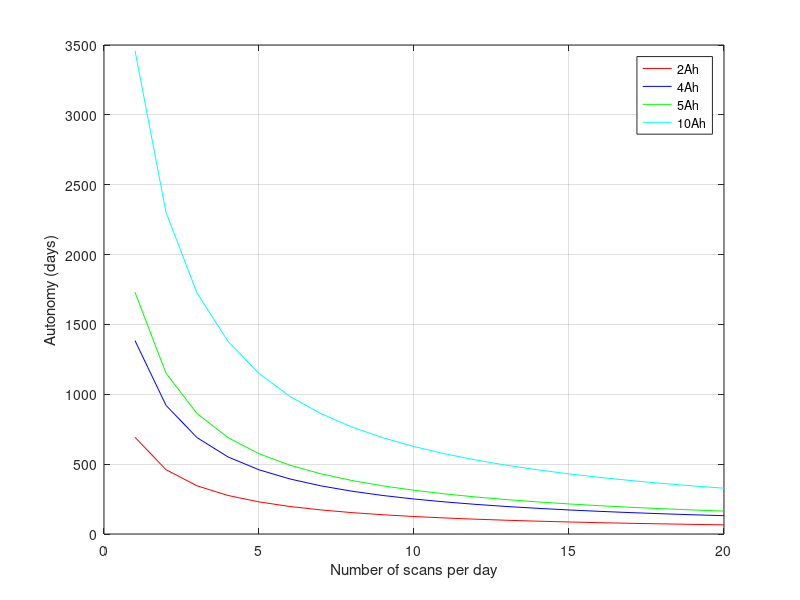

The MATLAB source for this figure:
clear all;
clc;

pir = 0;
lora_receive = 0.094;
lora_transmit = 0.015;
deep_sleep = 60e-6;

tempo_rx = 2;
tempo_tx = 2;
tempo_ativo_rx = tempo_rx/3600;
tempo_ativo_tx = tempo_tx/3600;
tempo_ativo = tempo_ativo_rx + tempo_ativo_tx;

i = 1;

bateria = 2
for k = 1:1:20
    consumo_pir = pir*24;
    consumo_lora_tx(k) = lora_transmit*24*tempo_ativo_tx*k;
    consumo_lora_rx(k) = lora_receive*24*tempo_ativo_tx*k;
    consumo_lora_deep = deep_sleep*24*(1-2*tempo_ativo);
    
    consumo_total_deep = consumo_pir+consumo_lora_rx+consumo_lora_tx+consumo_lora_deep;
    
 end
    
autonomia_deep2 = bateria./consumo_total_deep;

k1 = 1:1:20;
figure(1)
plot(k1,autonomia_deep2,'r');
hold on
bateria2 = 4
for k = 1:1:20
    consumo_pir = pir*24;
    consumo_lora_tx(k) = lora_transmit*24*tempo_ativo_tx*k;
    consumo_lora_rx(k) = lora_receive*24*tempo_ativo_tx*k;
    consumo_lora_deep = deep_sleep*24*(1-2*tempo_ativo);
    
    consumo_total_deep = consumo_pir+consumo_lora_rx+consumo_lora_tx+consumo_lora_deep;
    
 end
    
autonomia_deep4 = bateria2./consumo_total_deep;
k2 = 1:1:20;
plot(k2,autonomia_deep4,'b');
hold on

bateria5 = 5;
for k = 1:1:20
    consumo_pir = pir*24;
    consumo_lora_tx(k) = lora_transmit*24*tempo_ativo_tx*k;
    consumo_lora_rx(k) = lora_receive*24*tempo_ativo_tx*k;
    consumo_lora_deep = deep_sleep*24*(1-2*tempo_ativo);
    
    consumo_total_deep = consumo_pir+consumo_lora_rx+consumo_lora_tx+consumo_lora_deep;
    
 end
    
autonomia_deep5 = bateria5./consumo_total_deep;

k3 = 1:1:20;
figure(1)
plot(k3,autonomia_deep5,'g');
hold on

bateria10 = 10;
for k = 1:1:20
    consumo_pir = pir*24;
    consumo_lora_tx(k) = lora_transmit*24*tempo_ativo_tx*k;
    consumo_lora_rx(k) = lora_receive*24*tempo_ativo_tx*k;
    consumo_lora_deep = deep_sleep*24*(1-2*tempo_ativo);
    
    consumo_total_deep = consumo_pir+consumo_lora_rx+consumo_lora_tx+consumo_lora_deep;
    
 end
    
autonomia_deep10 = bateria10./consumo_total_deep;

k4 = 1:1:20;
figure(1)
plot(k4,autonomia_deep10,'c');
%yticks([128 500 1000 1500 2000 2500 3000 3500 4000 4500 5000 5500 6000]);
%yticklabels({'128', '500', '1000', '1500', '2000', '2500', '3000', '3500', '4000', '4500', '5000', '5500', '6000'});
hold off
legend("2Ah","4Ah","5Ah","10Ah" );
grid on
%title("Consumo Lopy4 com diferentes baterias")
ylabel("Autonomy (days)");
xlabel("Number of scans per day");
